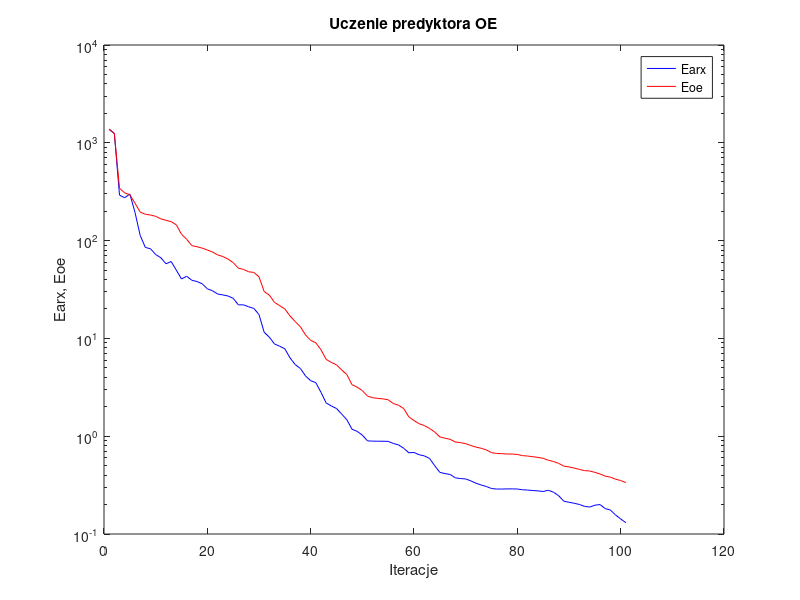
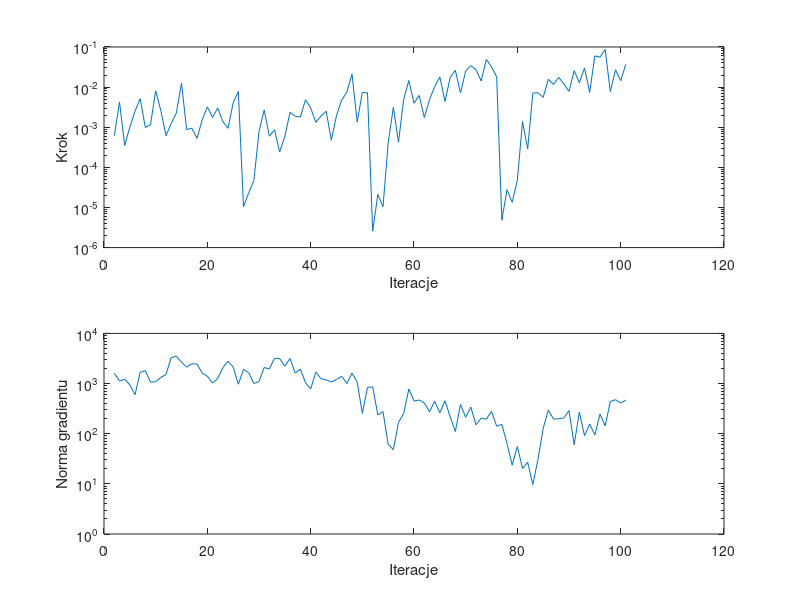

Write MATLAB code to recreate these figures, in order.
%uczenie predyktora oe
clear all;
n=0; farx(n+1)=1.370604e+003; foe(n+1)=1.381607e+003; wspucz(n+1)=0.000000e+000; ng(n+1)=0.000000e+000;
%odnowa zmiennej metryki
n=1; farx(n+1)=1.242243e+003; foe(n+1)=1.250693e+003; krok(n+1)=6.173058e-004; ng(n+1)=1.610410e+003;
n=2; farx(n+1)=2.919066e+002; foe(n+1)=3.427840e+002; krok(n+1)=4.247228e-003; ng(n+1)=1.123739e+003;
n=3; farx(n+1)=2.739912e+002; foe(n+1)=3.077863e+002; krok(n+1)=3.505202e-004; ng(n+1)=1.215743e+003;
n=4; farx(n+1)=2.995297e+002; foe(n+1)=2.943318e+002; krok(n+1)=1.009503e-003; ng(n+1)=9.424579e+002;
n=5; farx(n+1)=1.942416e+002; foe(n+1)=2.409918e+002; krok(n+1)=2.519327e-003; ng(n+1)=5.973666e+002;
n=6; farx(n+1)=1.130978e+002; foe(n+1)=1.960800e+002; krok(n+1)=5.119766e-003; ng(n+1)=1.675932e+003;
n=7; farx(n+1)=8.518058e+001; foe(n+1)=1.859698e+002; krok(n+1)=9.854180e-004; ng(n+1)=1.808467e+003;
n=8; farx(n+1)=8.252672e+001; foe(n+1)=1.826043e+002; krok(n+1)=1.153878e-003; ng(n+1)=1.068477e+003;
n=9; farx(n+1)=7.204380e+001; foe(n+1)=1.770932e+002; krok(n+1)=8.130648e-003; ng(n+1)=1.082024e+003;
n=10; farx(n+1)=6.682118e+001; foe(n+1)=1.669230e+002; krok(n+1)=2.594948e-003; ng(n+1)=1.328477e+003;
n=11; farx(n+1)=5.793754e+001; foe(n+1)=1.612405e+002; krok(n+1)=6.145526e-004; ng(n+1)=1.513581e+003;
n=12; farx(n+1)=6.110820e+001; foe(n+1)=1.562788e+002; krok(n+1)=1.237443e-003; ng(n+1)=3.296064e+003;
n=13; farx(n+1)=4.985059e+001; foe(n+1)=1.448891e+002; krok(n+1)=2.257553e-003; ng(n+1)=3.510942e+003;
n=14; farx(n+1)=4.049378e+001; foe(n+1)=1.161799e+002; krok(n+1)=1.256280e-002; ng(n+1)=2.672606e+003;
n=15; farx(n+1)=4.319467e+001; foe(n+1)=1.031449e+002; krok(n+1)=8.747958e-004; ng(n+1)=2.113172e+003;
n=16; farx(n+1)=3.931143e+001; foe(n+1)=8.881098e+001; krok(n+1)=9.481985e-004; ng(n+1)=2.490729e+003;
n=17; farx(n+1)=3.814386e+001; foe(n+1)=8.658285e+001; krok(n+1)=5.294487e-004; ng(n+1)=2.441265e+003;
n=18; farx(n+1)=3.621908e+001; foe(n+1)=8.380238e+001; krok(n+1)=1.524981e-003; ng(n+1)=1.622740e+003;
n=19; farx(n+1)=3.213182e+001; foe(n+1)=8.008918e+001; krok(n+1)=3.214272e-003; ng(n+1)=1.394964e+003;
n=20; farx(n+1)=3.070223e+001; foe(n+1)=7.643706e+001; krok(n+1)=1.751967e-003; ng(n+1)=1.022512e+003;
n=21; farx(n+1)=2.843804e+001; foe(n+1)=7.142244e+001; krok(n+1)=3.017589e-003; ng(n+1)=1.257221e+003;
n=22; farx(n+1)=2.783374e+001; foe(n+1)=6.872704e+001; krok(n+1)=1.387045e-003; ng(n+1)=2.071324e+003;
n=23; farx(n+1)=2.714176e+001; foe(n+1)=6.474718e+001; krok(n+1)=9.409085e-004; ng(n+1)=2.789385e+003;
n=24; farx(n+1)=2.571882e+001; foe(n+1)=5.957402e+001; krok(n+1)=4.038010e-003; ng(n+1)=2.143781e+003;
n=25; farx(n+1)=2.203061e+001; foe(n+1)=5.230424e+001; krok(n+1)=7.777929e-003; ng(n+1)=9.688979e+002;
%odnowa zmiennej metryki
n=26; farx(n+1)=2.204063e+001; foe(n+1)=5.075470e+001; krok(n+1)=1.046329e-005; ng(n+1)=1.926154e+003;
n=27; farx(n+1)=2.104576e+001; foe(n+1)=4.799179e+001; krok(n+1)=2.310648e-005; ng(n+1)=1.643822e+003;
n=28; farx(n+1)=2.026640e+001; foe(n+1)=4.730091e+001; krok(n+1)=4.646090e-005; ng(n+1)=1.005062e+003;
n=29; farx(n+1)=1.751868e+001; foe(n+1)=4.262969e+001; krok(n+1)=7.740461e-004; ng(n+1)=1.097614e+003;
n=30; farx(n+1)=1.155300e+001; foe(n+1)=3.015272e+001; krok(n+1)=2.701093e-003; ng(n+1)=2.085808e+003;
n=31; farx(n+1)=1.029804e+001; foe(n+1)=2.773136e+001; krok(n+1)=5.970040e-004; ng(n+1)=1.960937e+003;
n=32; farx(n+1)=8.768613e+000; foe(n+1)=2.336568e+001; krok(n+1)=8.640164e-004; ng(n+1)=3.175274e+003;
n=33; farx(n+1)=8.319172e+000; foe(n+1)=2.162437e+001; krok(n+1)=2.426039e-004; ng(n+1)=3.143269e+003;
n=34; farx(n+1)=7.833038e+000; foe(n+1)=2.002110e+001; krok(n+1)=5.861582e-004; ng(n+1)=2.228430e+003;
n=35; farx(n+1)=6.328492e+000; foe(n+1)=1.698115e+001; krok(n+1)=2.351298e-003; ng(n+1)=3.155057e+003;
n=36; farx(n+1)=5.400511e+000; foe(n+1)=1.486664e+001; krok(n+1)=1.879363e-003; ng(n+1)=1.622322e+003;
n=37; farx(n+1)=4.926975e+000; foe(n+1)=1.318284e+001; krok(n+1)=1.790920e-003; ng(n+1)=1.939045e+003;
n=38; farx(n+1)=4.135104e+000; foe(n+1)=1.085438e+001; krok(n+1)=4.838912e-003; ng(n+1)=1.044098e+003;
n=39; farx(n+1)=3.697043e+000; foe(n+1)=9.550646e+000; krok(n+1)=3.013180e-003; ng(n+1)=7.784717e+002;
n=40; farx(n+1)=3.524522e+000; foe(n+1)=9.010304e+000; krok(n+1)=1.330026e-003; ng(n+1)=1.699219e+003;
n=41; farx(n+1)=2.807951e+000; foe(n+1)=7.648605e+000; krok(n+1)=1.896368e-003; ng(n+1)=1.245602e+003;
n=42; farx(n+1)=2.187761e+000; foe(n+1)=6.102509e+000; krok(n+1)=2.511123e-003; ng(n+1)=1.180275e+003;
n=43; farx(n+1)=2.037822e+000; foe(n+1)=5.679083e+000; krok(n+1)=4.729213e-004; ng(n+1)=1.077828e+003;
n=44; farx(n+1)=1.920130e+000; foe(n+1)=5.366426e+000; krok(n+1)=1.951356e-003; ng(n+1)=1.198054e+003;
n=45; farx(n+1)=1.684475e+000; foe(n+1)=4.759221e+000; krok(n+1)=4.752741e-003; ng(n+1)=1.401876e+003;
n=46; farx(n+1)=1.473648e+000; foe(n+1)=4.271529e+000; krok(n+1)=7.444102e-003; ng(n+1)=9.983454e+002;
n=47; farx(n+1)=1.178444e+000; foe(n+1)=3.360356e+000; krok(n+1)=2.113019e-002; ng(n+1)=1.613253e+003;
n=48; farx(n+1)=1.120455e+000; foe(n+1)=3.174297e+000; krok(n+1)=1.358387e-003; ng(n+1)=1.067692e+003;
n=49; farx(n+1)=1.026010e+000; foe(n+1)=2.925252e+000; krok(n+1)=7.385876e-003; ng(n+1)=2.548811e+002;
n=50; farx(n+1)=8.955784e-001; foe(n+1)=2.570442e+000; krok(n+1)=7.191611e-003; ng(n+1)=8.361307e+002;
%odnowa zmiennej metryki
n=51; farx(n+1)=8.904321e-001; foe(n+1)=2.474559e+000; krok(n+1)=2.586581e-006; ng(n+1)=8.572817e+002;
n=52; farx(n+1)=8.886391e-001; foe(n+1)=2.435421e+000; krok(n+1)=2.114892e-005; ng(n+1)=2.363442e+002;
n=53; farx(n+1)=8.884841e-001; foe(n+1)=2.408407e+000; krok(n+1)=1.039083e-005; ng(n+1)=2.762712e+002;
n=54; farx(n+1)=8.853124e-001; foe(n+1)=2.356707e+000; krok(n+1)=4.080480e-004; ng(n+1)=6.140012e+001;
n=55; farx(n+1)=8.428325e-001; foe(n+1)=2.158768e+000; krok(n+1)=3.127663e-003; ng(n+1)=4.809091e+001;
n=56; farx(n+1)=8.154681e-001; foe(n+1)=2.073585e+000; krok(n+1)=4.251583e-004; ng(n+1)=1.681605e+002;
n=57; farx(n+1)=7.532363e-001; foe(n+1)=1.918369e+000; krok(n+1)=4.953534e-003; ng(n+1)=2.510580e+002;
n=58; farx(n+1)=6.769924e-001; foe(n+1)=1.577899e+000; krok(n+1)=1.462925e-002; ng(n+1)=7.783467e+002;
n=59; farx(n+1)=6.816160e-001; foe(n+1)=1.445759e+000; krok(n+1)=3.966104e-003; ng(n+1)=4.459215e+002;
n=60; farx(n+1)=6.465019e-001; foe(n+1)=1.340667e+000; krok(n+1)=6.192369e-003; ng(n+1)=4.709112e+002;
n=61; farx(n+1)=6.292199e-001; foe(n+1)=1.285135e+000; krok(n+1)=1.736904e-003; ng(n+1)=4.105339e+002;
n=62; farx(n+1)=5.926935e-001; foe(n+1)=1.200474e+000; krok(n+1)=4.893929e-003; ng(n+1)=2.737569e+002;
n=63; farx(n+1)=5.000824e-001; foe(n+1)=1.105409e+000; krok(n+1)=1.023953e-002; ng(n+1)=4.417112e+002;
n=64; farx(n+1)=4.265865e-001; foe(n+1)=9.835774e-001; krok(n+1)=1.793370e-002; ng(n+1)=2.616634e+002;
n=65; farx(n+1)=4.148300e-001; foe(n+1)=9.541085e-001; krok(n+1)=4.375565e-003; ng(n+1)=4.517429e+002;
n=66; farx(n+1)=4.059228e-001; foe(n+1)=9.289726e-001; krok(n+1)=1.733857e-002; ng(n+1)=2.175799e+002;
n=67; farx(n+1)=3.750572e-001; foe(n+1)=8.720482e-001; krok(n+1)=2.622287e-002; ng(n+1)=1.102972e+002;
n=68; farx(n+1)=3.689478e-001; foe(n+1)=8.595409e-001; krok(n+1)=7.119007e-003; ng(n+1)=3.839598e+002;
n=69; farx(n+1)=3.655211e-001; foe(n+1)=8.386810e-001; krok(n+1)=2.521242e-002; ng(n+1)=2.127726e+002;
n=70; farx(n+1)=3.493695e-001; foe(n+1)=8.036666e-001; krok(n+1)=3.423266e-002; ng(n+1)=3.394412e+002;
n=71; farx(n+1)=3.305770e-001; foe(n+1)=7.735733e-001; krok(n+1)=2.727111e-002; ng(n+1)=1.504036e+002;
n=72; farx(n+1)=3.171190e-001; foe(n+1)=7.529994e-001; krok(n+1)=1.417782e-002; ng(n+1)=2.040716e+002;
n=73; farx(n+1)=3.060493e-001; foe(n+1)=7.241504e-001; krok(n+1)=4.904612e-002; ng(n+1)=1.945065e+002;
n=74; farx(n+1)=2.917901e-001; foe(n+1)=6.795619e-001; krok(n+1)=3.192743e-002; ng(n+1)=2.795508e+002;
n=75; farx(n+1)=2.882207e-001; foe(n+1)=6.664926e-001; krok(n+1)=1.803262e-002; ng(n+1)=1.408457e+002;
%odnowa zmiennej metryki
n=76; farx(n+1)=2.881591e-001; foe(n+1)=6.626478e-001; krok(n+1)=4.785964e-006; ng(n+1)=1.532624e+002;
n=77; farx(n+1)=2.892365e-001; foe(n+1)=6.574472e-001; krok(n+1)=2.768790e-005; ng(n+1)=6.356289e+001;
n=78; farx(n+1)=2.892480e-001; foe(n+1)=6.571542e-001; krok(n+1)=1.344676e-005; ng(n+1)=2.365086e+001;
n=79; farx(n+1)=2.885153e-001; foe(n+1)=6.507768e-001; krok(n+1)=4.780368e-005; ng(n+1)=5.561837e+001;
n=80; farx(n+1)=2.833669e-001; foe(n+1)=6.330499e-001; krok(n+1)=1.387045e-003; ng(n+1)=2.024502e+001;
n=81; farx(n+1)=2.814079e-001; foe(n+1)=6.266745e-001; krok(n+1)=2.881993e-004; ng(n+1)=2.694703e+001;
n=82; farx(n+1)=2.784201e-001; foe(n+1)=6.174415e-001; krok(n+1)=7.088910e-003; ng(n+1)=9.700402e+000;
n=83; farx(n+1)=2.758770e-001; foe(n+1)=6.069101e-001; krok(n+1)=7.242402e-003; ng(n+1)=3.087556e+001;
n=84; farx(n+1)=2.720797e-001; foe(n+1)=5.939360e-001; krok(n+1)=5.557598e-003; ng(n+1)=1.275828e+002;
n=85; farx(n+1)=2.802288e-001; foe(n+1)=5.679949e-001; krok(n+1)=1.566707e-002; ng(n+1)=2.972327e+002;
n=86; farx(n+1)=2.675826e-001; foe(n+1)=5.508200e-001; krok(n+1)=1.170476e-002; ng(n+1)=1.950626e+002;
n=87; farx(n+1)=2.462337e-001; foe(n+1)=5.272614e-001; krok(n+1)=1.750226e-002; ng(n+1)=1.989642e+002;
n=88; farx(n+1)=2.162599e-001; foe(n+1)=4.943514e-001; krok(n+1)=1.203834e-002; ng(n+1)=2.058385e+002;
n=89; farx(n+1)=2.111982e-001; foe(n+1)=4.850792e-001; krok(n+1)=7.819218e-003; ng(n+1)=2.885832e+002;
n=90; farx(n+1)=2.061798e-001; foe(n+1)=4.720718e-001; krok(n+1)=2.565544e-002; ng(n+1)=6.039777e+001;
n=91; farx(n+1)=2.004755e-001; foe(n+1)=4.577172e-001; krok(n+1)=1.289397e-002; ng(n+1)=2.705733e+002;
n=92; farx(n+1)=1.919017e-001; foe(n+1)=4.450201e-001; krok(n+1)=2.991958e-002; ng(n+1)=9.103370e+001;
n=93; farx(n+1)=1.885286e-001; foe(n+1)=4.409957e-001; krok(n+1)=7.366454e-003; ng(n+1)=1.558312e+002;
n=94; farx(n+1)=1.970237e-001; foe(n+1)=4.271071e-001; krok(n+1)=6.013962e-002; ng(n+1)=9.479754e+001;
n=95; farx(n+1)=2.000498e-001; foe(n+1)=4.110446e-001; krok(n+1)=5.570844e-002; ng(n+1)=2.456807e+002;
n=96; farx(n+1)=1.820226e-001; foe(n+1)=3.906307e-001; krok(n+1)=8.643496e-002; ng(n+1)=1.435650e+002;
n=97; farx(n+1)=1.759376e-001; foe(n+1)=3.815707e-001; krok(n+1)=7.692316e-003; ng(n+1)=4.377551e+002;
n=98; farx(n+1)=1.567656e-001; foe(n+1)=3.634480e-001; krok(n+1)=2.702970e-002; ng(n+1)=4.761694e+002;
n=99; farx(n+1)=1.425153e-001; foe(n+1)=3.521716e-001; krok(n+1)=1.448480e-002; ng(n+1)=4.101979e+002;
n=100; farx(n+1)=1.306185e-001; foe(n+1)=3.355971e-001; krok(n+1)=3.687011e-002; ng(n+1)=4.674760e+002;

figure; semilogy(farx,'b'); hold on; semilogy(foe,'r'); xlabel('Iteracje'); ylabel('Earx, Eoe'); legend('Earx','Eoe'); title('Uczenie predyktora OE');
figure; subplot(2,1,1); semilogy(krok); xlabel('Iteracje'); ylabel('Krok');
subplot(2,1,2); semilogy(ng); xlabel('Iteracje'); ylabel('Norma gradientu');
Earx=farx(n+1)
Eoe=foe(n+1)
